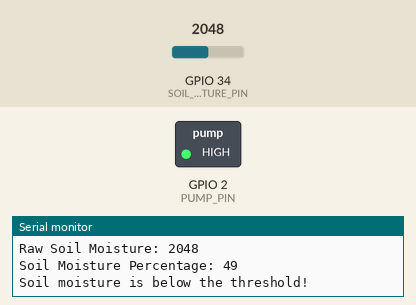
Recording of a sketch running on a simulated ESP32. Parts: switched loads named in the sketch (green lamp = pin HIGH), the last lines printed to the serial monitor. Inputs (shaded band) come from the test bench; at power-on: GPIO 34 (SOIL_MOISTURE_PIN) = 2048. WiFi joins after 1.5 s; servers stay silent unless stated.

Above: at 6.0 s.
6.1 s: GPIO 34 (SOIL_MOISTURE_PIN) set to 1692
9.1 s: GPIO 34 (SOIL_MOISTURE_PIN) set to 1604
At 11.6 s:
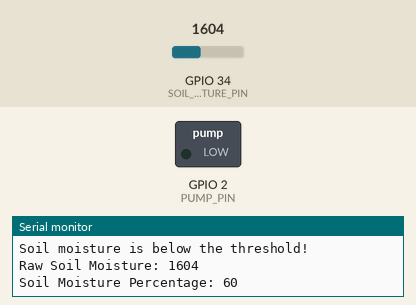
12.1 s: GPIO 34 (SOIL_MOISTURE_PIN) set to 2047
At 15.1 s:
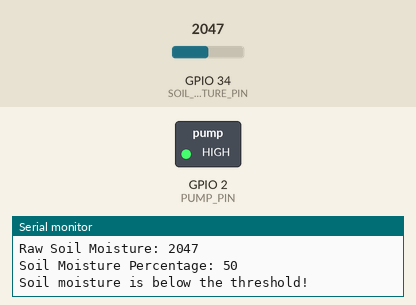
Timing chart, 0 to 16.6 s (numbered marks = the images above; inputs shaded):
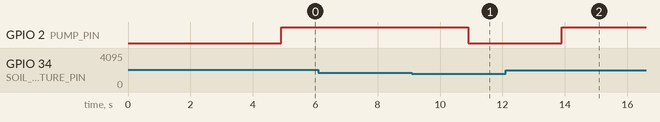

Measured:
- the behaviour switches between 1639 and 1638 on GPIO 34 (SOIL_MOISTURE_PIN) (found by bisection; images 0 and 1)
- after the input at 9.1 s, GPIO 2 (PUMP_PIN): HIGH → LOW after 1.8 s
- after the input at 12.1 s, GPIO 2 (PUMP_PIN): LOW → HIGH after 1.8 s

The sketch:

smart-irrigation-with-capacitive-soil-sensor-and-blynk-iot.ino
```cpp
#define BLYNK_TEMPLATE_ID "TMPL3yY1GKAGn"
#define BLYNK_TEMPLATE_NAME "Smart Irrigation System with ESP32"
#define BLYNK_AUTH_TOKEN "wNUHEqkHCdbaOMYdShu2xRt3wUsopzcc"

#define BLYNK_PRINT Serial
#include <WiFi.h>
#include <BlynkSimpleEsp32.h>

#define SOIL_MOISTURE_PIN 34   // Analog pin for soil moisture sensor
#define THRESHOLD_MOISTURE 60  // Adjust this value based on your sensor readings (0-100)
#define PUMP_PIN 2  // Digital pin for controlling the pump
#define PUMP_SWITCH V6  // Virtual pin for controlling the pump manually

char auth[] = BLYNK_AUTH_TOKEN;  // Replace with your Blynk auth token
char ssid[] = "WiFi Username";   // Replace with your WiFi credentials
char pass[] = "WiFi Password";

BlynkTimer timer;

bool isPumpOn = false;  // Variable to track pump status

// Function to smooth the sensor readings (average over 10 readings)
int readSoilMoisture() {
  int totalMoisture = 0;
  for (int i = 0; i < 10; i++) {
    totalMoisture += analogRead(SOIL_MOISTURE_PIN);
    delay(10); // Small delay to stabilize readings
  }
  return totalMoisture / 10;  // Average reading
}

void sendSensorData() {
  int soilMoisture = readSoilMoisture();
  Serial.print("Raw Soil Moisture: ");
  Serial.println(soilMoisture);

  // Map the analog sensor values to a percentage (0-100)
  int soilMoisturePercentage = map(soilMoisture, 4095, 0, 0, 100);  // Adjust this mapping based on your sensor's characteristics
  Serial.print("Soil Moisture Percentage: ");
  Serial.println(soilMoisturePercentage);

  // Send soil moisture data to Blynk
  Blynk.virtualWrite(V5, soilMoisturePercentage);

  // Check if the pump should be on based on manual switch or soil moisture level
  if (isPumpOn || soilMoisturePercentage < THRESHOLD_MOISTURE) {
    // Turn on the pump
    digitalWrite(PUMP_PIN, HIGH);
    // Check if the pump is turned on automatically (not manually)
    if (!isPumpOn) {
      // Send alert notification to Blynk app if the pump is turned on automatically
      Blynk.logEvent("moisture_alert", "Soil moisture is below the threshold!");
      Serial.println("Soil moisture is below the threshold!");
    }
  } else {
    // Turn off the pump only if it was not turned on manually
    if (!isPumpOn) {
      digitalWrite(PUMP_PIN, LOW);
    }
  }
}

BLYNK_WRITE(PUMP_SWITCH)
{
  isPumpOn = param.asInt();
  if (isPumpOn) {
    Serial.println("Pump manually turned ON");
  } else {
    Serial.println("Pump manually turned OFF");
  }
}

void setup()
{
  Serial.begin(9600);
  pinMode(PUMP_PIN, OUTPUT); // Set pump pin as an output

  Blynk.begin(auth, ssid, pass);

  timer.setInterval(3000L, sendSensorData); // Set the interval for checking soil moisture (every 3 seconds)

  // Setup switch widget
  Blynk.virtualWrite(PUMP_SWITCH, isPumpOn);
  Blynk.syncVirtual(PUMP_SWITCH);
}

void loop()
{
  Blynk.run();
  timer.run();
}
```
